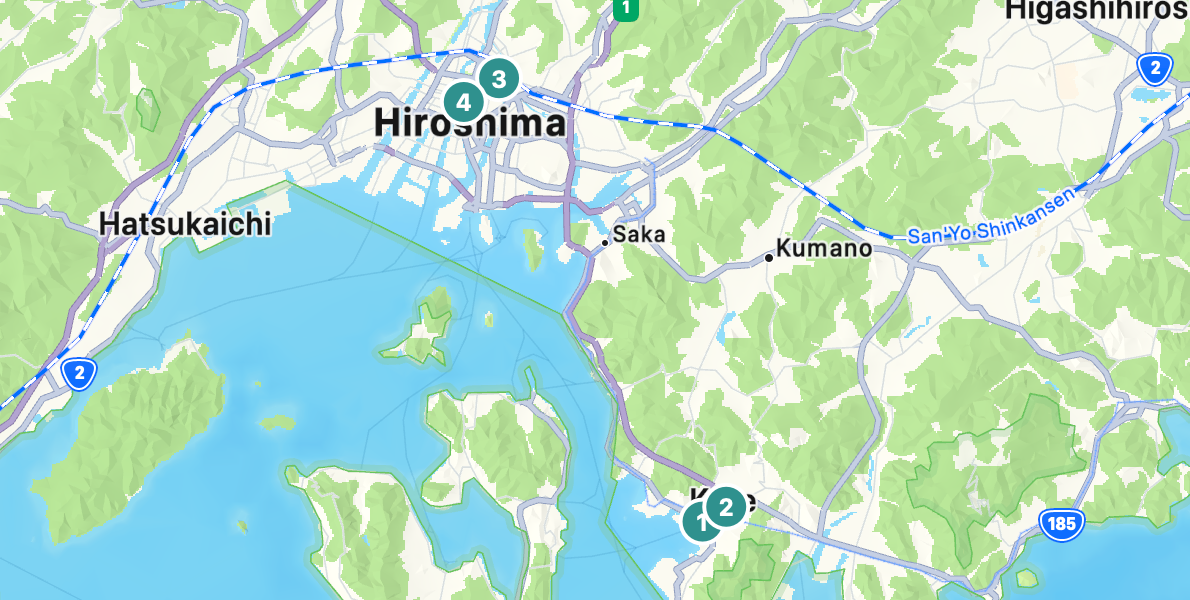
#> input picture share-styles/_sample/day-4.png, 1190 x 600 px, found by its file name
$ python mkbase.py
#> lines starting #> are read from the running program, lines starting #| are printed output that depends on the picture
from PIL import Image, ImageFilter
SITE = '/Users/zhgchgli/Projects/tripezgo.github.io-share-1100/share-styles/_sample'
im = Image.open(SITE + '/day-4.png').convert('RGB')
W, H = im.size
#> W = 1190; H = 600
TOP, BOT = 160, 320
FEATHER = 36
out = Image.new('RGB', (W, TOP + H + BOT))
#> out: PIL image 1190x1080 RGB; every value is 0
out.paste(im, (0, TOP))


def wash(strip_box, total, up):
    """邊緣那一條乾淨底圖拉伸＋重度模糊，變成「圖外」的色塊；靠邊界的 FEATHER 高度淡入原圖，不留接縫。"""
#> called with strip_box = (0, 0, 1190, 40), total = 160, up = True
    strip = im.crop(strip_box)
    big = strip.resize((W, total + FEATHER), Image.BILINEAR).filter(ImageFilter.GaussianBlur(26))
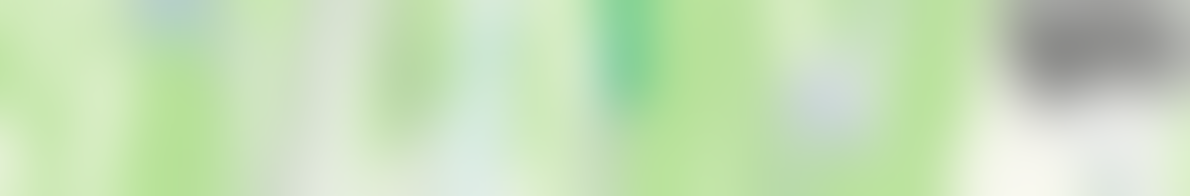
#> big: PIL image 1190x196 RGB; mean R, G, B 198.3, 222.5, 184.9
    return big


top = wash((0, 0, W, 40), TOP, True)
bot = wash((0, H - 36, W, H), BOT, False)
#> call 2 of wash, with strip_box = (0, 564, 1190, 600), total = 320, up = False
#> in wash (call 2), `strip = im.crop(strip_box)`:
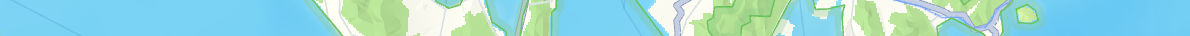
#> strip: PIL image 1190x36 RGB; mean R, G, B 153.9, 216.8, 216.2
#> in wash (call 2), `big = strip.resize((W, total + FEATHER), Image.BILINEAR).filter(ImageF..`:
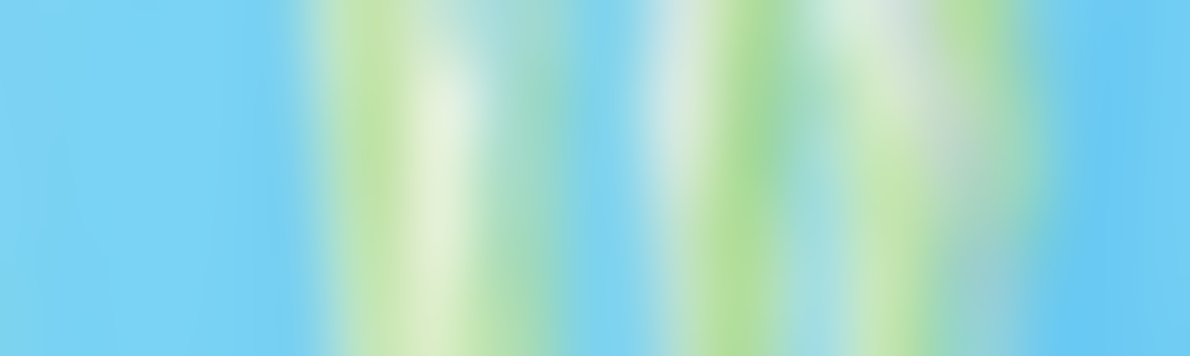
#> big: PIL image 1190x356 RGB; mean R, G, B 153.9, 216.9, 216.2
# 上：ext 在 [0, TOP)，並多蓋 FEATHER 進原圖 → 漸變遮罩
mask_t = Image.new('L', (W, TOP + FEATHER), 255)
#> mask_t: PIL image 1190x196 L; every value is 255
for y in range(FEATHER):
    mask_t.paste(int(255 * (1 - y / FEATHER)), (0, TOP + y, W, TOP + y + 1))
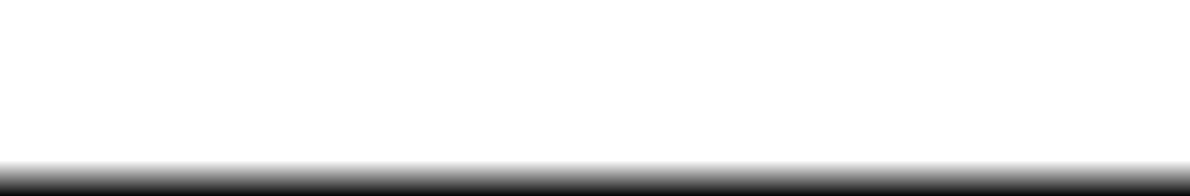
#> mask_t: PIL image 1190x196 L; min 7, max 255, mean 232.1
out.paste(top, (0, 0), mask_t)
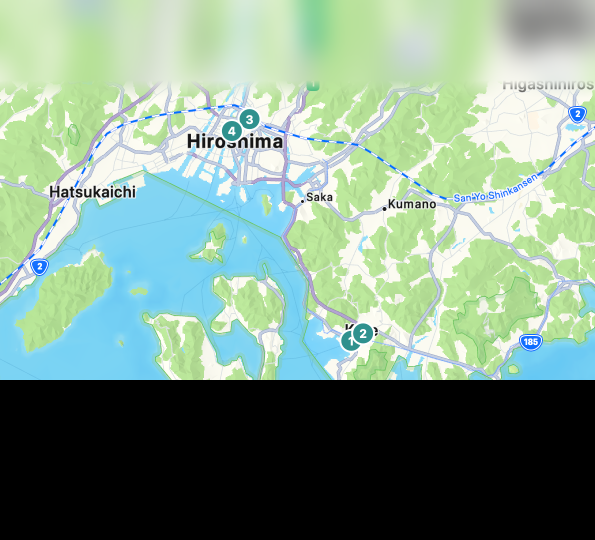
#> out: PIL image 1190x1080 RGB (shown at 1/2 size); mean R, G, B 129.9, 156, 138.3
mask_b = Image.new('L', (W, BOT + FEATHER), 255)
#> mask_b: PIL image 1190x356 L; every value is 255
for y in range(FEATHER):
    mask_b.paste(int(255 * (y / FEATHER)), (0, y, W, y + 1))
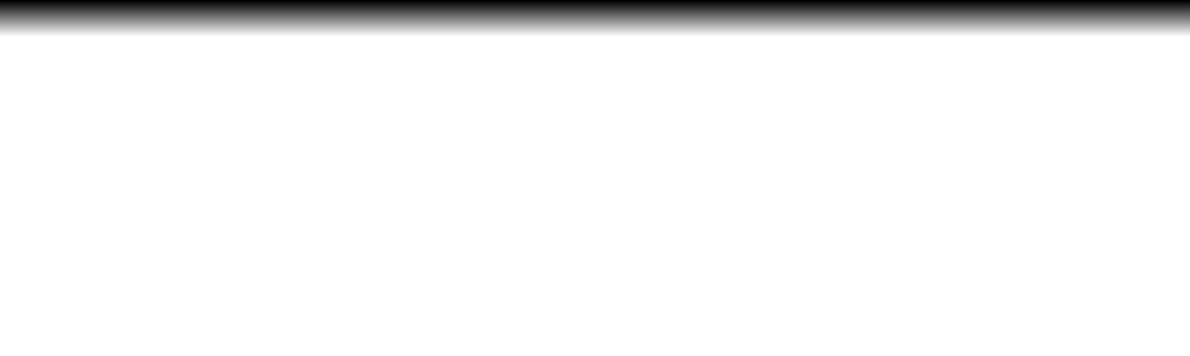
#> mask_b: PIL image 1190x356 L; min 0, max 255, mean 241.7
out.paste(bot, (0, TOP + H - FEATHER), mask_b)
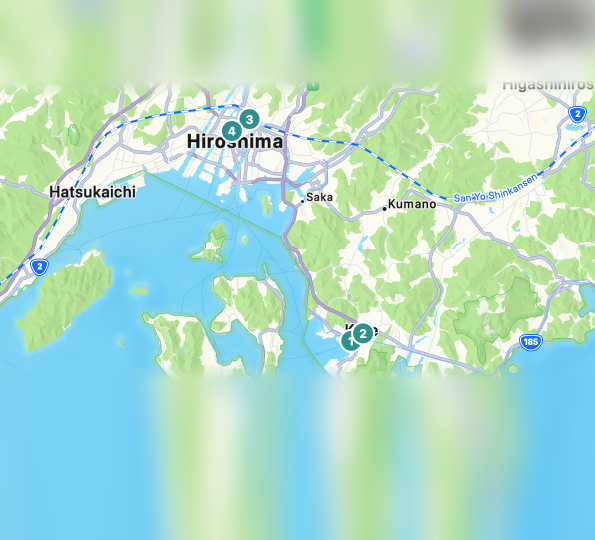
#> out: PIL image 1190x1080 RGB (shown at 1/2 size); mean R, G, B 175.5, 220.2, 202.4
out.save(SITE + '/trip-base.jpg', quality=85)
print(out.size)
#| (1190, 1080)
